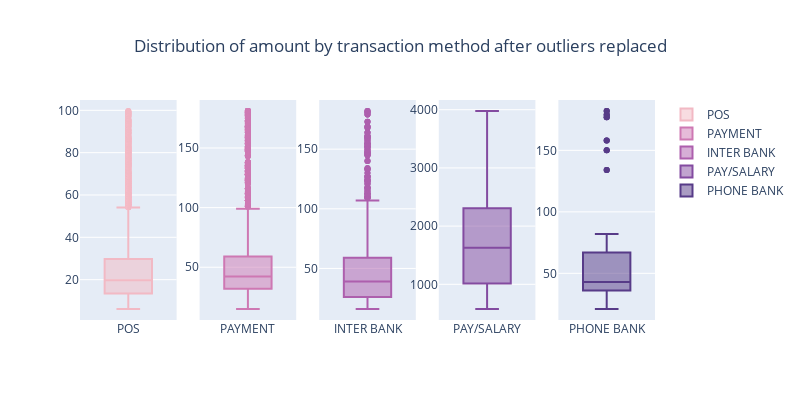

Notebook source saved alongside this figure:
### Code cell
trace0 = go.Box(
    y=df.loc[df['txn_description'] == 'POS']['amount'],
    name = 'POS',
    marker = dict( 
        color = 'rgb(242, 185, 196)',
    )
)

trace1 = go.Box(
    y=df.loc[df['txn_description'] == 'PAYMENT']['amount'],
    name = 'PAYMENT',
    marker = dict(
        color = 'rgb(206, 120, 179)',
    )
)
trace2 = go.Box(
    y=df.loc[df['txn_description'] == 'INTER BANK']['amount'],
    name = 'INTER BANK',
    marker = dict(
        color = 'rgb(173, 95, 173)',
    )
)
trace3 = go.Box(
    y=df.loc[df['txn_description'] == 'PAY/SALARY']['amount'],
    name = 'PAY/SALARY',
    marker = dict(
        color = 'rgb(131, 75, 160)',
    )
)
trace4 = go.Box(
    y=df.loc[df['txn_description'] == 'PHONE BANK']['amount'],
    name = 'PHONE BANK',
    marker = dict(
        color = 'rgb(87, 59, 136)',
    )
)



fig = make_subplots(rows=1, cols=5)

fig.add_trace(trace0, 1, 1)
fig.add_trace(trace1, 1, 2)
fig.add_trace(trace2, 1, 3)
fig.add_trace(trace3, 1, 4)
fig.add_trace(trace4, 1, 5)

fig['layout'].update(height=400, width=800, title={
        'text': "Distribution of amount by transaction method after outliers replaced",
        'y':0.9,
        'x':0.5,
        'xanchor': 'center',
        'yanchor': 'top'})

fig.show()

### Figure 1 — Plotly figure (JSON) as saved in the notebook; plotly's stock layout.template omitted (floating-point values rounded to 4 significant figures; data arrays with more than 128 entries replaced by an {"elided": "..."} marker saying what was removed)
{"data": [{"marker": {"color": "rgb(242, 185, 196)"}, "name": "POS", "type": "box", "xaxis": "x", "y": {"elided": "7717 float values"}, "yaxis": "y"}, {"marker": {"color": "rgb(206, 120, 179)"}, "name": "PAYMENT", "type": "box", "xaxis": "x2", "y": {"elided": "2600 float values"}, "yaxis": "y2"}, {"marker": {"color": "rgb(173, 95, 173)"}, "name": "INTER BANK", "type": "box", "xaxis": "x3", "y": {"elided": "742 int values"}, "yaxis": "y3"}, {"marker": {"color": "rgb(131, 75, 160)"}, "name": "PAY/SALARY", "type": "box", "xaxis": "x4", "y": {"elided": "883 float values"}, "yaxis": "y4"}, {"marker": {"color": "rgb(87, 59, 136)"}, "name": "PHONE BANK", "type": "box", "xaxis": "x5", "y": [36, 41, 58, 82, 134, 43, 158, 36, 67, 41, 58, 43, 21, 43, 36, 67, 177, 43, 21, 150, 43, 36, 67, 41, 179, 58, 182, 21, 43, 36, 67, 41, 58, 21, 43, 82, 36, 67, 41, 58, 134, 158, 21, 43, 36, 67, 41, 58, 21, 177, 43, 150, 36, 67, 41, 58, 21, 43, 179, 43, 182, 36, 67, 41, 58, 21, 43, 43, 36, 67, 41, 58, 82, 21, 134, 158, 43, 36, 67, 41, 58, 21, 43, 177, 36, 67, 41, 58, 150, 21, 43, 179, 36, 67, 182, 41, 58, 21, 43, 36, 67], "yaxis": "y5"}], "layout": {"height": 400, "title": {"text": "Distribution of amount by transaction method after outliers replaced", "x": 0.5, "xanchor": "center", "y": 0.9, "yanchor": "top"}, "width": 800, "xaxis": {"anchor": "y", "domain": [0, 0.168]}, "xaxis2": {"anchor": "y2", "domain": [0.208, 0.376]}, "xaxis3": {"anchor": "y3", "domain": [0.416, 0.584]}, "xaxis4": {"anchor": "y4", "domain": [0.624, 0.792]}, "xaxis5": {"anchor": "y5", "domain": [0.832, 1]}, "yaxis": {"anchor": "x", "domain": [0, 1]}, "yaxis2": {"anchor": "x2", "domain": [0, 1]}, "yaxis3": {"anchor": "x3", "domain": [0, 1]}, "yaxis4": {"anchor": "x4", "domain": [0, 1]}, "yaxis5": {"anchor": "x5", "domain": [0, 1]}}}
